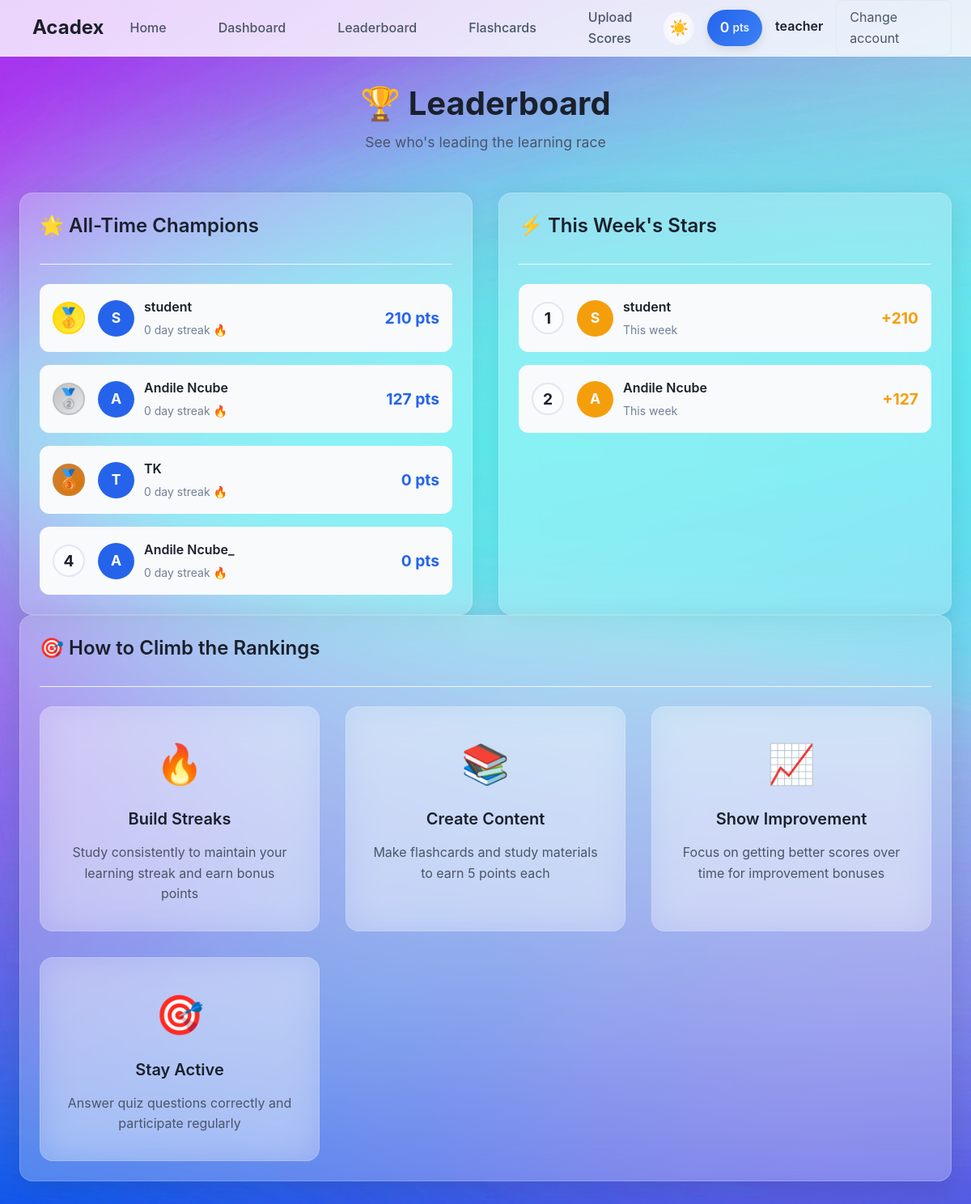
Screenshot of /leaderboard/ (signed in) with the database file from the repository.
### accounts/models.py (models this page shows, shortened)
class Profile(models.Model):
    user = models.OneToOneField(
        User,
        on_delete=models.CASCADE
    )
    is_teacher = models.BooleanField(
        default=False
    )
    points = models.IntegerField(
        default=0
    )
    streak_days = models.IntegerField(
        default=0
    )
    last_activity = models.DateField(
        null=True,
        blank=True
    )

### leaderboard/views.py (the view)
# urls.py: path('leaderboard/', include('leaderboard.urls')),  # Leaderboard functionality
@login_required
def leaderboard(request):
    top_users = Profile.objects.filter(is_teacher=False).order_by('-points')[:10]
    week_ago = datetime.now() - timedelta(days=7)
    weekly_points = PointTransaction.objects.filter(
        created_at__gte=week_ago
    ).values('user').annotate(
        weekly_total=Sum('points')
    ).order_by('-weekly_total')[:10]
    weekly_user_ids = [item['user'] for item in weekly_points]
    weekly_users = Profile.objects.filter(user_id__in=weekly_user_ids, is_teacher=False)
    weekly_leaderboard = []
    for points_data in weekly_points:
        try:
            profile = weekly_users.get(user_id=points_data['user'])
            weekly_leaderboard.append({
                'profile': profile,
                'weekly_points': points_data['weekly_total']
            })
        except Profile.DoesNotExist:
            pass
    context = {
        'top_users': top_users,
        'weekly_leaderboard': weekly_leaderboard,
    }
    return render(request, 'leaderboard/leaderboard.html', context)

### core/templates/leaderboard/leaderboard.html (shortened to what this page needs)
{% extends 'base.html' %}
{% block content %}
<div class="dashboard-header">
    <h1 class="page-title">🏆 Leaderboard</h1>
    <p class="page-subtitle">See who's leading the learning race</p>
</div>
<div style="display: grid; grid-template-columns: repeat(auto-fit, minmax(400px, 1fr)); gap: 2rem;">
    <div class="section-card">
        <div class="section-header">
            <h2 class="section-title">🌟 All-Time Champions</h2>
        </div>
        {% if top_users %}
            <div class="leaderboard-list">
                {% for profile in top_users %}
                <div class="leaderboard-item {% if profile.user == user %}current-user{% endif %}">
                    <div class="rank-badge rank-{{ forloop.counter }}">
                        {% if forloop.counter == 1 %}🥇
                        {% elif forloop.counter == 2 %}🥈
                        {% elif forloop.counter == 3 %}🥉
                        {% else %}{{ forloop.counter }}
                        {% endif %}
                    </div>
                    <div class="user-info">
                        <div class="user-avatar">
                            {{ profile.user.username|first|upper }}
                        </div>
                        <div class="user-details">
                            <div class="username">
                                {{ profile.user.username }}
                            </div>
                            <div class="streak">{{ profile.streak_days }} day streak 🔥</div>
                        </div>
                    </div>
                    <div class="points-display">{{ profile.points }} pts</div>
                </div>
                {% endfor %}
            </div>
        {% else %}
            <div class="empty-state">
                <div class="empty-icon">🏆</div>
                <p class="empty-text">No champions yet. Be the first to earn points!</p>
            </div>
        {% endif %}
    </div>
    <div class="section-card">
        <div class="section-header">
            <h2 class="section-title">⚡ This Week's Stars</h2>
        </div>
        {% if weekly_leaderboard %}
            <div class="leaderboard-list">
                {% for item in weekly_leaderboard %}
                <div class="leaderboard-item {% if item.profile.user == user %}current-user{% endif %}">
                    <div class="rank-badge">{{ forloop.counter }}</div>
                    <div class="user-info">
                        <div class="user-avatar weekly">
                            {{ item.profile.user.username|first|upper }}
                        </div>
                        <div class="user-details">
                            <div class="username">
                                {{ item.profile.user.username }}
                            </div>
                            <div class="weekly-label">This week</div>
                        </div>
                    </div>
                    <div class="points-display weekly">+{{ item.weekly_points }}</div>
                </div>
                {% endfor %}
            </div>
        {% else %}
            <div class="empty-state">
                <div class="empty-icon">⚡</div>
                <p class="empty-text">No activity this week yet. Start studying to claim your spot!</p>
            </div>
        {% endif %}
    </div>
</div>
<div class="section-card">
    <div class="section-header">
        <h2 class="section-title">🎯 How to Climb the Rankings</h2>
    </div>
    <div class="features-grid">
        <div class="feature-card">
            <div class="feature-icon">🔥</div>
            <h3 class="feature-title">Build Streaks</h3>
            <p class="feature-description">Study consistently to maintain your learning streak and earn bonus points</p>
        </div>
        <div class="feature-card">
            <div class="feature-icon">📚</div>
            <h3 class="feature-title">Create Content</h3>
            <p class="feature-description">Make flashcards and study materials to earn 5 points each</p>
        </div>
        <div class="feature-card">
            <div class="feature-icon">📈</div>
            <h3 class="feature-title">Show Improvement</h3>
            <p class="feature-description">Focus on getting better scores over time for improvement bonuses</p>
        </div>
        <div class="feature-card">
            <div class="feature-icon">🎯</div>
            <h3 class="feature-title">Stay Active</h3>
            <p class="feature-description">Answer quiz questions correctly and participate regularly</p>
        </div>
    </div>
</div>
{% endblock %}

### core/templates/base.html (shortened to what this page needs)
<!DOCTYPE html>
<html lang="en" data-theme="light">
<head>
    {% load static %}
    <link rel="stylesheet" href="{% static 'css/main.css' %}">
    <link rel="stylesheet" href="{% static 'css/components.css' %}">
</head>
<body class="bg-primary">
    <nav class="navbar">
        <div class="nav-container">
            <div class="nav-brand">
                <div class="logo-placeholder">
                    <a href="{% url 'home' %}" class="nav-link">
                        <span class="brand-text">Acadex</span>
                    </a>
                </div>
            </div>
            <div class="nav-links">
                <a href="{% url 'home' %}" class="nav-link">Home</a>
                {% if user.is_authenticated %}
                    <a href="{% url 'dashboard' %}" class="nav-link">Dashboard</a>
                    <a href="{% url 'leaderboard' %}" class="nav-link">Leaderboard</a>
                    <a href="{% url 'flashcard_list' %}" class="nav-link">Flashcards</a>
                    {% if user.profile.is_teacher %}
                        <a href="{% url 'upload_record' %}" class="nav-link">Upload Scores</a>
                    {% endif %}
                {% endif %}
            </div>
            <div class="nav-actions">
                <button class="theme-toggle" id="themeToggle" aria-label="Toggle dark mode">
                    <span class="theme-icon light-icon">☀️</span>
                </button>
                {% if user.is_authenticated %}
                    <div class="points-badge">
                        <span class="points-value">{{ user.profile.points|default:0 }}</span>
                        <span class="points-label">pts</span>
                    </div>
                    <div class="user-menu">
                        <span class="username">{{ user.username }}</span>
                        <a href="{% url 'login' %}" class="logout-btn">Change account</a>
                    </div>
                {% else %}
                    <div class="auth-links">
                        <a href="{% url 'login' %}" class="auth-link">Login</a>
                        <a href="{% url 'signup' %}" class="auth-link signup">Get Started</a>
                    </div>
                {% endif %}
            </div>
        </div>
    </nav>
    <main class="main-content">
        <div class="content-wrapper">
            {% block content %}{% endblock %}
        </div>
    </main>
</body>
</html>

### core/static/css/main.css (style rules this page uses)
:root { --bg-primary: #edf5ff; --bg-secondary: #ffffff; --bg-tertiary: #f8fafc; --text-primary: #1a202c; --text-secondary: #4a5568; --text-muted: #718096; --accent-primary: #2563eb; --accent-secondary: #3b82f6; --border-color: #e2e8f0; --border-light: #f1f5f9; --success: #10b981; --warning: #f59e0b; --error: #ef4444; --glass-bg: rgba(255, 255, 255, 0.25); --glass-border: rgba(255, 255, 255, 0.18); --shadow-light: rgba(0, 0, 0, 0.1); --shadow-medium: rgba(0, 0, 0, 0.15); --navbar-bg: rgba(255, 255, 255, 0.8); }
* { margin: 0; padding: 0; box-sizing: border-box; }
html { font-size: 16px; scroll-behavior: smooth; }
body { font-family: 'Inter', -apple-system, BlinkMacSystemFont, 'Segoe UI', Roboto, Oxygen, Ubuntu, Cantarell, sans-serif; color: var(--text-primary); line-height: 1.6; transition: background-color 0.3s ease, color 0.3s ease; }
h1, h2, h3, h4, h5, h6 { font-weight: 600; line-height: 1.3; color: var(--text-primary); }
.page-title { font-size: 2.5rem; font-weight: 700; margin-bottom: 0.5rem; }
.page-subtitle { font-size: 1.1rem; color: var(--text-secondary); margin-bottom: 2rem; }
.section-title { font-size: 1.5rem; font-weight: 600; margin-bottom: 1rem; }
.navbar { position: fixed; top: 0; left: 0; right: 0; z-index: 1000; background: var(--navbar-bg); backdrop-filter: blur(20px); -webkit-backdrop-filter: blur(20px); border-bottom: 1px solid var(--glass-border); height: 70px; }
.nav-container { max-width: 1200px; margin: 0 auto; height: 100%; display: flex; align-items: center; justify-content: space-between; padding: 0 1.5rem; }
.nav-brand { display: flex; align-items: center; }
.logo-placeholder { display: flex; align-items: center; gap: 0.75rem; }
.brand-text { font-size: 1.5rem; font-weight: 700; color: var(--text-primary); }
.nav-links { display: flex; align-items: center; gap: 2rem; }
.nav-link { color: var(--text-secondary); text-decoration: none; font-weight: 500; padding: 0.5rem 1rem; border-radius: 0.5rem; transition: all 0.2s ease; position: relative; }
.nav-link:before { content: ''; position: absolute; bottom: -2px; left: 50%; width: 0; height: 2px; background: var(--accent-primary); transition: all 0.3s ease; transform: translateX(-50%); }
.nav-actions { display: flex; align-items: center; gap: 1rem; }
.theme-toggle { background: var(--glass-bg); border: 1px solid var(--glass-border); border-radius: 50%; width: 40px; height: 40px; display: flex; align-items: center; justify-content: center; cursor: pointer; transition: all 0.3s ease; backdrop-filter: blur(10px); }
.theme-icon { font-size: 1.2rem; transition: opacity 0.3s ease; }
.points-badge { background: linear-gradient(135deg, var(--accent-primary), var(--accent-secondary)); color: white; padding: 0.5rem 1rem; border-radius: 2rem; display: flex; align-items: center; gap: 0.25rem; font-weight: 600; box-shadow: 0 4px 12px var(--shadow-light); }
.points-value { font-size: 1.1rem; }
.points-label { font-size: 0.85rem; opacity: 0.9; }
.user-menu { display: flex; align-items: center; gap: 1rem; }
.username { color: var(--text-secondary); font-weight: 500; }
.logout-btn { color: var(--text-secondary); text-decoration: none; padding: 0.5rem 1rem; border-radius: 0.5rem; transition: all 0.2s ease; border: 1px solid var(--border-color); }
.main-content { margin-top: 70px; min-height: calc(100vh - 70px); padding: 2rem 0; }
.content-wrapper { max-width: 1200px; margin: 0 auto; padding: 0 1.5rem; }

### core/static/css/components.css (style rules this page uses)
.section-card { background: var(--glass-bg); backdrop-filter: blur(20px); -webkit-backdrop-filter: blur(20px); border: 1px solid var(--glass-border); border-radius: 1rem; padding: 1.5rem; box-shadow: 0 8px 32px var(--shadow-light); transition: all 0.3s ease; }
.section-header { margin-bottom: 1.5rem; padding-bottom: 1rem; border-bottom: 1px solid var(--border-light); }
.features-grid { display: grid; grid-template-columns: repeat(auto-fit, minmax(280px, 1fr)); gap: 2rem; }
.feature-card { background: var(--glass-bg); backdrop-filter: blur(20px); border: 1px solid var(--glass-border); border-radius: 1rem; padding: 2rem; text-align: center; transition: all 0.3s ease; }
.feature-icon { font-size: 3rem; margin-bottom: 1rem; }
.feature-title { font-size: 1.25rem; font-weight: 600; margin-bottom: 1rem; color: var(--text-primary); }
.feature-description { color: var(--text-secondary); line-height: 1.6; }
.dashboard-header { text-align: center; margin-bottom: 3rem; }

### rows the page displays
Profile: user.username|first "S", user.username "student", streak_days "0", points "210", profile.user.username|first "S", profile.user.username "student", weekly_points "210"
Profile: user.username|first "A", user.username "Andile Ncube", streak_days "0", points "127", profile.user.username|first "A", profile.user.username "Andile Ncube", weekly_points "127"
Profile: user.username|first "T", user.username "TK", streak_days "0", points "0"
Profile: user.username|first "A", user.username "Andile Ncube_", streak_days "0", points "0"

### other values shown
{{ user.profile.points|default:0 }} "0"
{{ user.username }} "teacher"
